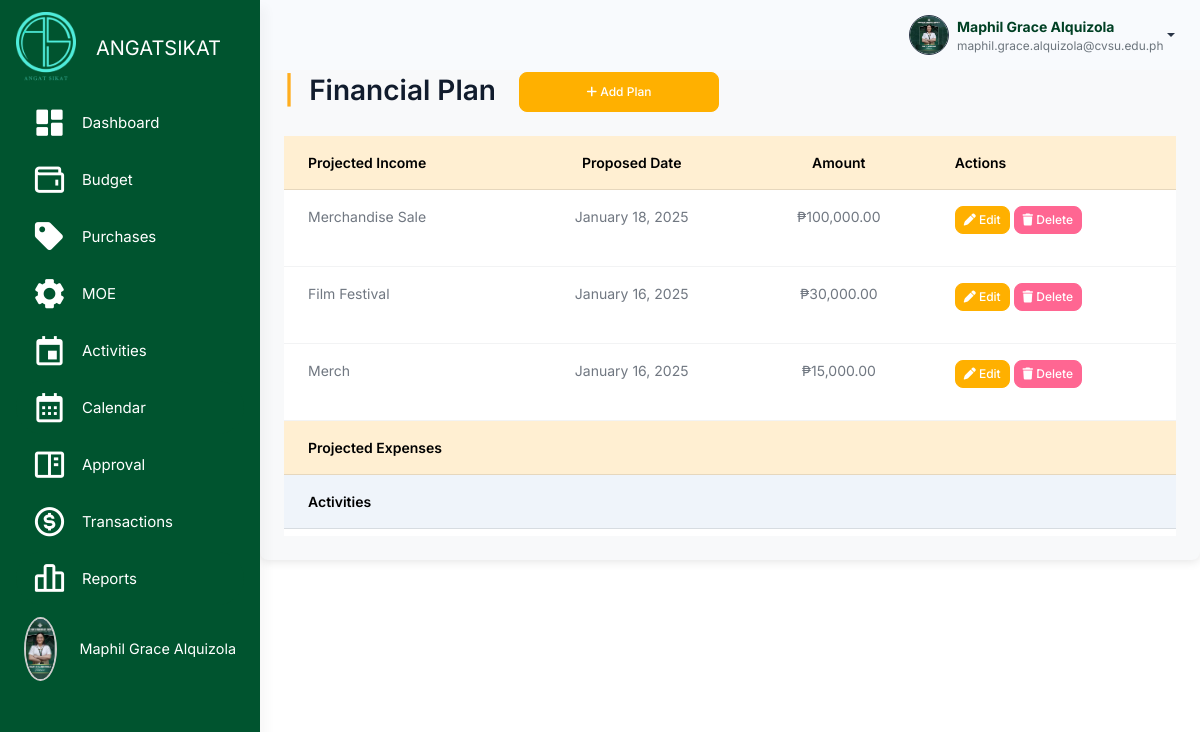
The app's page /src/budget_management/financial_plan.php (signed in) with its own data.
### tables this page shows
CREATE TABLE `users` (
  `user_id` int(11) NOT NULL,
  `username` varchar(100) NOT NULL,
  `password` varchar(255) NOT NULL,
  `profile_picture` varchar(255) NOT NULL,
  `first_name` varchar(255) NOT NULL,
  `last_name` varchar(255) NOT NULL,
  `email` varchar(100) NOT NULL,
  `role` enum('admin','officer','member') NOT NULL,
  `organization_id` int(11) DEFAULT NULL,
  `archived` tinyint(1) DEFAULT 0,
  `created_at` timestamp NOT NULL DEFAULT current_timestamp(),
  `position` enum('President','Treasurer') NOT NULL,
  `failed_attempts` int(11) DEFAULT 0,
  `is_locked` tinyint(1) DEFAULT 0,
  `last_failed_attempt` datetime DEFAULT NULL
);

CREATE TABLE `financial_plan` (
  `plan_id` int(11) NOT NULL,
  `title` varchar(255) NOT NULL,
  `category` enum('Activities','Purchases','Maintenance and Other Expenses') NOT NULL,
  `organization_id` int(11) NOT NULL,
  `type` enum('Income','Expense') NOT NULL,
  `date` date NOT NULL,
  `amount` decimal(15,2) NOT NULL
);

### src/user_query.php (called while the page is built, shortened)
<?php
$user_id = $_SESSION['user_id'];
$user_query = "SELECT * FROM users WHERE user_id = '$user_id'";
$user_result = mysqli_query($conn, $user_query);
if ($user_result && mysqli_num_rows($user_result) > 0) {
    $user = mysqli_fetch_assoc($user_result);
    $firstname = $user['first_name'];
    $lastname = $user['last_name'];
    $fullname = $firstname . ' ' . $lastname;
    $email = $user['email'];
    $profile_picture = $user['profile_picture'];
} else {
    echo "Error fetching user data: " . mysqli_error($conn);
    exit();
}
?>

### src/session_check.php (called while the page is built, shortened)
<?php
$organization_id = $_SESSION['organization_id'];
?>

### src/budget_management/financial_plan.php (the view, shortened to what this page needs)
<?php
include 'connection.php';
include '../session_check.php';
include '../user_query.php';
$sql = "SELECT * FROM financial_plan WHERE organization_id = $organization_id";
$result = $conn->query($sql);
?>
<!DOCTYPE html>
<html lang="en">
<head>
    <link rel="stylesheet" href="../assets/css/styles.min.css" />
    <link rel="stylesheet" href="../activity_management/css/activities.css" />
    <link href="https://unpkg.com/boxicons@2.1.4/css/boxicons.min.css" rel="stylesheet" />
    <link rel="stylesheet" href="https://cdnjs.cloudflare.com/ajax/libs/font-awesome/6.6.0/css/all.min.css">
    <link rel="stylesheet" href="https://cdn.datatables.net/2.1.7/css/dataTables.bootstrap.min.css" />
</head>
<body>
    <div class="page-wrapper" id="main-wrapper" data-layout="vertical" data-navbarbg="skin6" data-sidebartype="full"
        data-sidebar-position="fixed" data-header-position="fixed">
        <aside class="left-sidebar" id="sidebar">
            <div>
                <div class="brand-logo d-flex align-items-center justify-content-between">
                    <a class="text-nowrap logo-img">
                        <img src="../assets/images/logos/neon_sikat.png" alt="Angat Sikat Logo" class="logo contain"
                            style="width: 60px; height: auto;" />
                    </a>
                    <span class="logo-text">ANGATSIKAT</span>
                </div>
                <nav class="sidebar-nav scroll-sidebar" data-simplebar="">
                    <ul id="sidebarnav">
                        <li class="sidebar-item">
                            <a class="sidebar-link" href="../dashboard/officer_dashboard.php" aria-expanded="false">
                                <i class="bx bxs-dashboard" style="color: #fff; font-size: 35px;"></i>
                                <span class="hide-menu">Dashboard</span>
                            </a>
                        </li>
                        <ul id="sidebarnav">
                            <li class="sidebar-item">
                                <a class="sidebar-link" aria-expanded="false" data-tooltip="Budget"
                                    onclick="toggleSubmenu(event)">
                                    <i class="bx bx-wallet" style="color: #fff; font-size: 35px;"></i>
                                    <span class="hide-menu">Budget</span>
                                </a>
                            </li>
                            <li class="sidebar-item">
                                <a class="sidebar-link" href="../budget_management/purchases/purchases.php" aria-expanded="false">
                                    <i class="bx bxs-purchase-tag" style="color: #fff; font-size: 35px;"></i>
                                    <span class="hide-menu">Purchases</span>
                                </a>
                            </li>
                            <li class="sidebar-item">
                                <a class="sidebar-link" href="../budget_management/maintenance/maintenance.php" aria-expanded="false">
                                    <i class="bx bxs-cog" style="color: #fff; font-size: 35px;"></i>
                                    <span class="hide-menu">MOE</span>
                                </a>
                            </li>
                            <li class="sidebar-item">
                                <a class="sidebar-link" href="../activity_management/activities.php" aria-expanded="false"
                                    data-tooltip="Manage Events">
                                    <i class="bx bx-calendar-event" style="color: #fff; font-size: 35px;"></i>
                                    <span class="hide-menu">Activities</span>
                                </a>
                            </li>
                            <li class="sidebar-item">
                                <a class="sidebar-link" href="../activity_management/calendar.php" aria-expanded="false"
                                    data-tooltip="Manage Events">
                                    <i class="bx bx-calendar" style="color: #fff; font-size: 35px;"></i>
                                    <span class="hide-menu">Calendar</span>
                                </a>
                            </li>
                            <li class="sidebar-item">
                                <a class="sidebar-link" href="../budget_management/budget_approval_table.php" aria-expanded="false"
                                    data-tooltip="Manage Events">
                                    <i class="bx bx-book-content" style="color: #fff; font-size: 35px;"></i>
                                    <span class="hide-menu">Approval</span>
                                </a>
                            </li>
                            <li class="sidebar-item">
                                <a class="sidebar-link" aria-expanded="false" data-tooltip="Income & Expenses"
                                    onclick="toggleSubmenu(event)">
                                    <i class="bx bx-dollar-circle" style="color: #fff; font-size: 35px;"></i>
                                    <span class="hide-menu">Transactions</span>
                                </a>
                            </li>
                        </ul>
                        <li class="sidebar-item">
                            <a class="sidebar-link" href="../reports/reports.php" aria-expanded="false"
                                data-tooltip="Manage Events">
                                <i class="bx bx-bar-chart-alt-2" style="color: #fff; font-size: 35px;"></i>
                                <span class="hide-menu">Reports</span>
                            </a>
                        </li>
                        <li class="sidebar-item profile-container">
                            <a class="sidebar-link" href="../user/profile.php" aria-expanded="false"
                                data-tooltip="Profile" style="display: flex; align-items: center; padding: 0.5rem;">
                                <div class="profile-pic-border"
                                    style="height: 4rem; width: 4rem; display: flex; justify-content: center; align-items: center; overflow: hidden; border-radius: 50%; border: 2px solid #ccc;">
                                    <img src="<?php echo !empty($profile_picture) ? '../user/' . htmlspecialchars($profile_picture) : '../user/uploads/default.png'; ?>"
                                        alt="Profile Picture" class="profile-pic"
                                        style="height: 100%; width: 100%; object-fit: cover;" />
                                </div>
                                <span class="profile-name" style="margin-left: 0.5rem; font-size: 0.9rem;">
                                    <?php echo htmlspecialchars($user['first_name']) . ' ' . htmlspecialchars($user['last_name']); ?>
                                </span>
                            </a>
                        </li>
                    </ul>
                </nav>
            </div>
        </aside>
        <div class="body-wrapper">
            <header class="app-header">
                <nav class="navbar navbar-expand-lg navbar-light">
                    <div class="navbar-collapse justify-content-end px-0" id="navbarNav">
                        <ul class="navbar-nav flex-row ms-auto align-items-center justify-content-end">
                            <li class="nav-item dropdown">
                                <div class="dropdown">
                                    <a href="#" class="dropdown-toggle d-flex align-items-center"
                                        data-bs-toggle="dropdown" aria-expanded="false" style="text-decoration: none;">
                                        <img class="border border-dark rounded-circle"
                                            src="<?php echo !empty($profile_picture) ? '../user/' . $profile_picture : '../user/uploads/default.png'; ?>"
                                            alt="Profile"
                                            style="width: 40px; height: 40px; margin-left: 10px; object-fit: cover;">
                                        <div class="d-flex flex-column align-items-start ms-2">
                                            <span style="font-weight: bold; color: #004024;">
                                                <?php echo htmlspecialchars($fullname); ?>
                                            </span>
                                            <span style="font-size: 0.85em; color: #6c757d;">
                                                <?php echo htmlspecialchars($email); ?>
                                            </span>
                                        </div>
                                    </a>
                                </div>
                            </li>
                        </ul>
                    </div>
                </nav>
            </header>
            <div class="tablecontainer mt-5">
                <h2 class="mb-4">
                    <span class="text-warning fw-bold me-2">|</span> Financial Plan
                    <button class="btn btn-primary ms-3" id="add-btn" data-bs-toggle="modal" data-bs-target="#addPlanModal"
                        style="height: 40px; width: 200px; border-radius: 8px;">
                        <i class="fa-solid fa-plus"></i> Add Plan
                    </button>
                </h2>
                <div class="table-responsive" style="max-height: 400px;">
                    <table id="financialPlanTable" class="table">
                        <thead>
                            <tr>
                                <th class="table-warning">Projected Income</th>
                                <th style="text-align: center;" class="table-warning">Proposed Date</th>
                                <th style="text-align: center;"class="table-warning">Amount</th>
                                <th class="table-warning">Actions</th>
                            </tr>
                        </thead>
                        <tbody>
                            <?php
                            if ($result->num_rows > 0) {
                                while ($row = $result->fetch_assoc()) {
                                    if ($row['type'] === 'Income') {
                                        echo "<tr>
                                                <td>" . htmlspecialchars($row['title']) . "</td>
                                                <td style='text-align: center;'>" . date('F j, Y', strtotime($row['date'])) . "</td>
                                                <td style='text-align: center;'>₱" . number_format($row['amount'], 2) . "</td>
                                                <td>
                                                    <button class='btn btn-primary btn-sm edit-btn mb-3'
                                                            data-bs-toggle='modal'
                                                            data-bs-target='#editPlanModal'
                                                            data-id='{$row['plan_id']}'>
                                                        <i class='fa-solid fa-pen'></i> Edit
                                                    </button>
                                                    <button class='btn btn-danger btn-sm delete-btn mb-3'
                                                            data-id='{$row['plan_id']}'>
                                                        <i class='fa-solid fa-trash'></i> Delete
                                                    </button>
                                                </td>
                                            </tr>";
                                    }
                                }
                            } else {
                                echo "<tr><td colspan='4' class='text-center'>No records found</td></tr>";
                            }
                            ?>
                        </tbody>
                        <thead>
                            <tr>
                                <th colspan="4" class="table-warning">Projected Expenses</th>
                            </tr>
                        </thead>
                        <tbody>
                            <?php
                            $result->data_seek(0);
                            $categories = ['Activities', 'Purchases', 'Maintenance and Other Expenses'];
                            foreach ($categories as $category) {
                                echo "<tr><th colspan='4' class='table-light'>$category</th></tr>";
                                while ($row = $result->fetch_assoc()) {
                                    if ($row['type'] === 'Expense' && $row['category'] === $category) {
                                        echo "<tr>
                                                <td>" . htmlspecialchars($row['title']) . "</td>";
                                        if ($category === 'Activities') {
                                            echo "<td style='text-align: center;'>" . date('F j, Y', strtotime($row['date'])) . "</td>";
                                        } else {
                                            echo "<td></td>";
                                        }
                                        echo "
                                        <td style='text-align: center;'>₱" . number_format($row['amount'], 2) . "</td>
                                        <td>
                                            <button class='btn btn-primary btn-sm edit-btn mb-3'
                                                    data-bs-toggle='modal'
                                                    data-bs-target='#editPlanModal'
                                                    data-id='{$row['plan_id']}'>
                                                <i class='fa-solid fa-pen'></i> Edit
                                            </button>
                                            <button class='btn btn-danger btn-sm delete-btn mb-3'
                                                    data-id='{$row['plan_id']}'>
                                                <i class='fa-solid fa-trash'></i> Delete
                                            </button>
                                        </td>
                                    </tr>";
                                    }
                                }
                                $result->data_seek(0);
                            }
                            ?>
                        </tbody>
                    </table>
                </div>
            </div>
        </div>
    </div>
</body>
</html>

### records on screen
users: profile_picture (picture), first_name "Maphil Grace", last_name "Alquizola", fullname "Maphil Grace Alquizola", email "maphil.grace.alquizola@cvsu.edu.ph"
financial_plan: title "Merchandise Sale", date "January 18, 2025", amount "100,000.00"
financial_plan: title "Film Festival", date "January 16, 2025", amount "30,000.00"
financial_plan: title "Merch", date "January 16, 2025", amount "15,000.00"

### other values on screen
$category "Activities"
